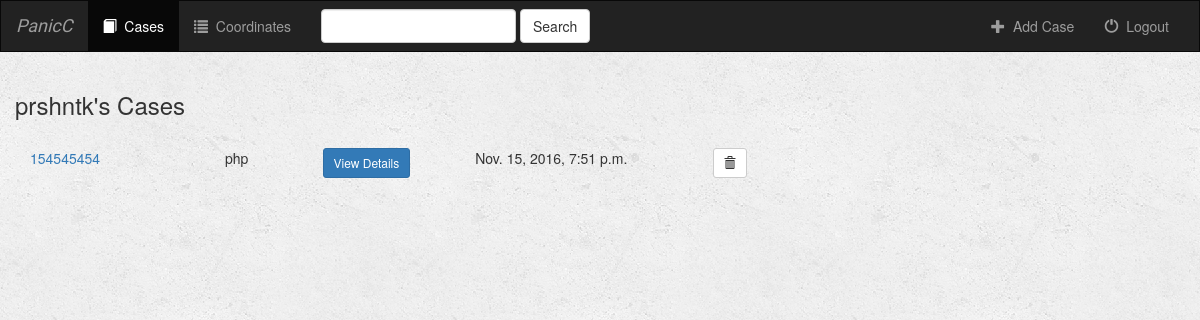
The page /case/ (signed in) on the database as committed earlier.
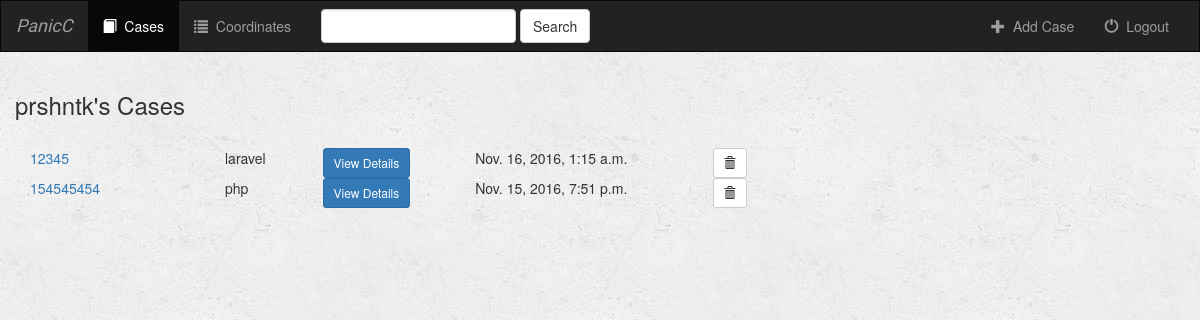
The same page on the database as committed later.
### case/models.py (models this page shows, shortened)
class Case(models.Model):  # to store information for a case, primary key being the case id
    user = models.ForeignKey(User, default=1)  # user will be a Foreign key for a case
    watch_id = models.CharField(max_length=250)
    victim_name = models.CharField(max_length=500)
    date_created = models.DateTimeField(default=datetime.datetime.now)

### case/views.py (the view)
def index(request):
    if not request.user.is_authenticated():  # check authentication
        return render(request, 'case/login.html')  # if not logged in, redirect to login page
    else:  # if logged in
        cases = Case.objects.filter(user=request.user).order_by('-date_created')  # find cases for the logged in user
        coordinate_results = Coordinate.objects.all()
        query = request.GET.get("q")
        if query:
            cases = cases.filter(
                Q(watch_id__icontains=query) |
                Q(victim_name__icontains=query)
            ).distinct()
            coordinate_results = coordinate_results.filter(
                Q(latitude__icontains=query)
            ).distinct()
            return render(request, 'case/index.html', {
                'cases': cases,
                'coordinates': coordinate_results,
            })
        else:
            return render(request, 'case/index.html', {'cases': cases})

### case/templates/case/index.html (shortened to what this page needs)
{% extends 'case/base.html' %}
{% block cases_active %}active{% endblock %}
{% block body %}
<div class="cases-container container-fluid">
    <div class="row">
        <div class="col-sm-12">
            <h3>{{ user.username }}'s Cases</h3><br/>
        </div>
        {% if cases %}
            {% for case in cases %}
                <div class="container">
                    <div class="row">
                        <div class="col-sm-2">
                            <a href="{% url 'case:detail' case.id %}">
                                {{ case.watch_id }}
                            </a>
                        </div>
                        <div class="col-sm-1">
                            {{ case.victim_name }}
                        </div>
                        <div class="col-sm-1" style="text-align: center">
                                <a href="{% url 'case:detail' case.id %}" class="btn btn-primary btn-sm" role="button">
                                    View Details
                                </a>
                        </div>
                        <div class="col-sm-3" style="text-align: center">
                            {{ case.date_created }}
                        </div>
                        <div class="col-sm-1">
                                <form action="{% url 'case:delete_case' case.id %}" method="post" style="display: inline;">
                                    <button type="submit" class="btn btn-default btn-sm">
                                        <span class="glyphicon glyphicon-trash"></span>
                                    </button>
                                </form>
                        </div>
                    </div>
                </div>
            {% endfor %}
        {% endif %}
    </div>
</div>
{% endblock %}

Rows that differ between the two databases and show on the page:
added Case: watch_id "12345", victim_name "laravel", date_created "Nov. 16, 2016, 1:15 a.m."
